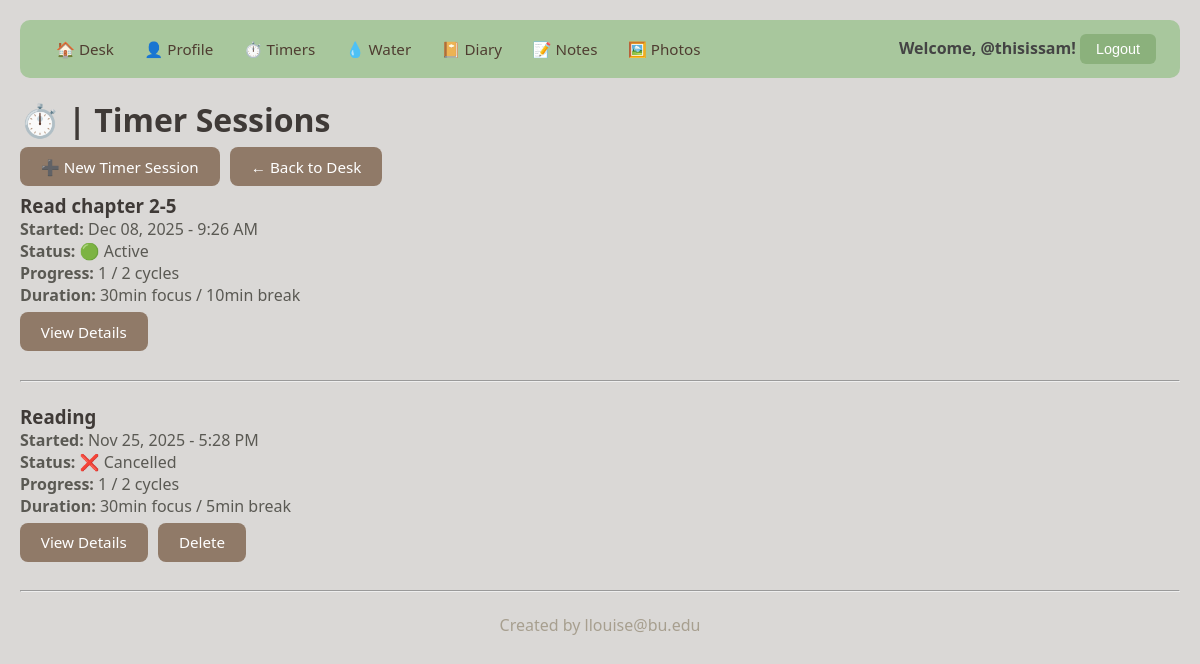
The app's page /project/timer/ (signed in) with its own data.
### project/models.py (models this page shows, shortened)
class TimerRecord(models.Model):
    STATUS_CHOICES = [
        ("active", "Active"),  # user is currently working through cycles
        ("completed", "Completed"),  # all planned cycles finished or ended early
        ("cancelled", "Cancelled"),  # user cancelled the session
    ]
    user = models.ForeignKey(
        User, on_delete=models.CASCADE, related_name="timer_records"
    )
    label = models.CharField(
        max_length=200, blank=True, help_text="What are you working on?"
    )
    start_time = models.DateTimeField(auto_now_add=True)
    focus_duration_minutes = models.IntegerField(
        default=25, help_text="Focus time per cycle"
    )
    break_duration_minutes = models.IntegerField(
        default=5, help_text="Break time per cycle"
    )
    planned_cycles = models.IntegerField(
        default=1, help_text="Number of cycles planned"
    )
    cycles_completed = models.IntegerField(
        default=0, help_text="Number of cycles completed"
    )
    status = models.CharField(max_length=20, choices=STATUS_CHOICES, default="active")
    completed_at = models.DateTimeField(null=True, blank=True)
    class Meta:
        ordering = ["-start_time"]

### project/views.py (the view)
# urls.py: path("timer/", TimerListView.as_view(), name="timer_list"),
class TimerListView(LoginRequiredMixin, ListView):
    model = TimerRecord
    template_name = "project/timer_list.html"
    context_object_name = "timers"
    login_url = "login"
    def get_queryset(self):
        return TimerRecord.objects.filter(user=self.request.user)

### project/templates/project/timer_list.html
{% extends 'project/base.html' %}
{% block content %}
<h1>⏱️ | Timer Sessions</h1>
<p>
    <a href="{% url 'create_timer' %}" class="btn">➕ New Timer Session</a>
    <a href="{% url 'desk' %}" class="btn">← Back to Desk</a>
</p>
<ul>
    {% for timer in timers %}
        <li>
            <h3>{{ timer.label|default:"Focus Session" }}</h3>
            <p><strong>Started:</strong> {{ timer.start_time|date:"M d, Y - g:i A" }}</p>
            <p><strong>Status:</strong>
                {% if timer.status == 'active' %}🟢 Active
                {% elif timer.status == 'completed' %}✅ Completed
                {% else %}❌ Cancelled{% endif %}
            </p>
            <p><strong>Progress:</strong> {{ timer.cycles_completed }} / {{ timer.planned_cycles }} cycles</p>
            <p><strong>Duration:</strong> {{ timer.focus_duration_minutes }}min focus / {{ timer.break_duration_minutes }}min break</p>
            <p>
                <a href="{% url 'timer_detail' timer.pk %}" class="btn">View Details</a>
                {% if timer.status != 'active' %}
                    <a href="{% url 'delete_timer' timer.pk %}" class="btn">Delete</a>
                {% endif %}
            </p>
        </li>
        <p>&nbsp;</p>
        <hr>
        <p>&nbsp;</p>
    {% empty %}
        <li>No timer sessions yet. Start your first focus session!</li>
    {% endfor %}
</ul>
{% endblock %}

### project/templates/project/base.html (shortened to what this page needs)
{% load static %}
<html>
  <head>
    <link rel="stylesheet" href="{% static 'styles-project.css' %}">
  </head>
  <body>
    <nav>
      <div class="nav-links">
        <a href="{% url 'desk' %}">🏠 Desk</a>
        {% if user.is_authenticated %}
          <a href="{% url 'profile_detail' %}">👤 Profile</a>
          <a href="{% url 'timer_list' %}">⏱️ Timers</a>
          <a href="{% url 'water_log_list' %}">💧 Water</a>
          <a href="{% url 'diary_list' %}">📔 Diary</a>
          <a href="{% url 'sticky_note_list' %}">📝 Notes</a>
          <a href="{% url 'photo_list' %}">🖼️ Photos</a>
        {% endif %}
      </div>
      <div class="user-info">
        {% if user.is_authenticated %}
          <span>Welcome, @{{ user.username }}!</span>
          <form method="post" action="{% url 'logout' %}" style="display:inline;">
            <button type="submit" class="nav-link-btn">Logout</button>
          </form>
        {% else %}
          <a href="{% url 'login' %}">Login</a>
        {% endif %}
      </div>
    </nav>
    {% block content %}
    {% endblock %}
    <footer> <div style="text-align: center;"> Created by llouise@bu.edu </div></footer>
  </body>
</html>

### static/styles-project.css (style rules this page uses)
* { margin: 0; padding: 0; box-sizing: border-box; }
body { margin: 0; padding: 20px; min-height: 100vh; font-family: 'Segoe UI', Tahoma, Geneva, Verdana, sans-serif; background: #dad8d6; color: #333; }
ul, li { padding: 0; list-style-type: none; }
h1, h2, h3 { color: #3f3a37; }
p { color: #5a5953; }
footer { width: 100%; color: rgb(167, 159, 143); text-align: center; bottom: 0px; }
nav { background: #a8c79d; padding: 0.85rem 1.5rem; border-radius: 10px; margin-bottom: 20px; display: flex; justify-content: space-between; align-items: center; }
nav a { color: #4f3d31; text-decoration: none; margin: 0 0.75rem; font-weight: 500; font-size: 0.95rem; transition: color 0.2s; }
.nav-links { display: flex; align-items: center; flex-wrap: wrap; gap: 0.4rem; }
.user-info { font-weight: 600; color: #444; }
nav button { background: #8bb17c; color: white; border: none; padding: 0.45rem 1rem; border-radius: 6px; cursor: pointer; font-weight: 500; font-size: 0.9rem; transition: background 0.2s; }
.btn { display: inline-block; padding: 0.6rem 1.3rem; background: #907a68; color: white; text-decoration: none; border-radius: 8px; border: none; cursor: pointer; font-size: 0.95rem; font-weight: 500; transition: background 0.2s, transform 0.2s, box-shadow 0.2s; margin: 0.4rem 0.4rem 0.4rem 0; }
form { display: flex; flex-direction: column; gap: 1rem; max-width: 600px; }

### records on screen
TimerRecord: label "Read chapter 2-5", start_time "Dec 08, 2025 - 9:26 AM", status "🟢 Active", cycles_completed "1", planned_cycles "2", focus_duration_minutes "30", break_duration_minutes "10"
TimerRecord: label "Reading", start_time "Nov 25, 2025 - 5:28 PM", status "❌ Cancelled", cycles_completed "1", planned_cycles "2", focus_duration_minutes "30", break_duration_minutes "5"

### other values on screen
{{ user.username }} "thisissam"
